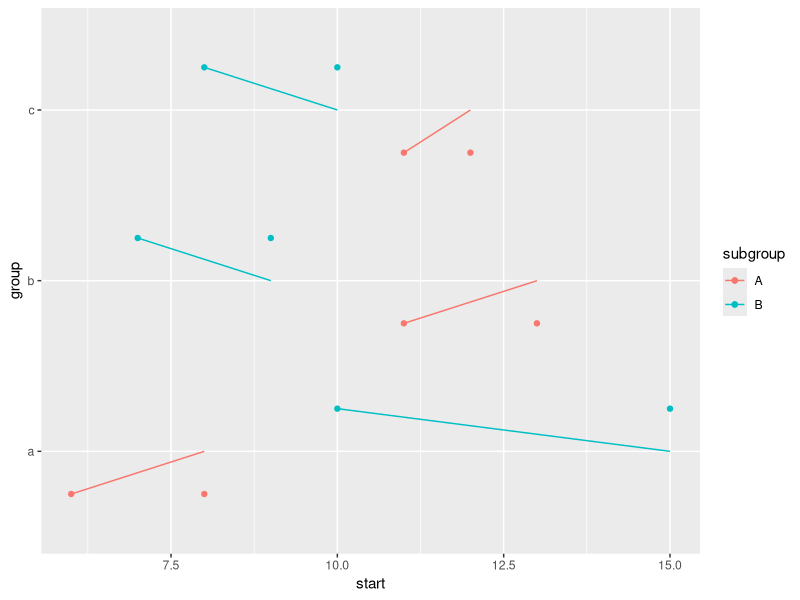
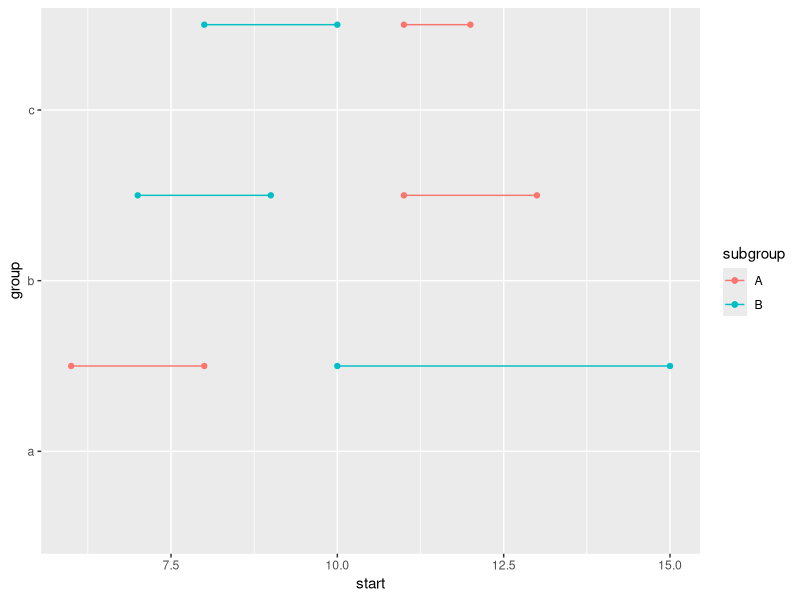
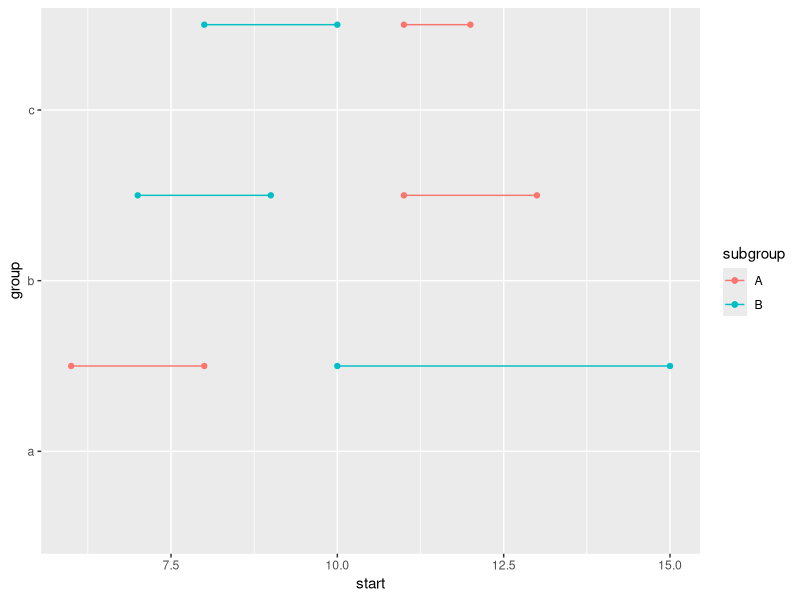

Generate these figures, in order, with R:
## ---- chunk 1
library(tidyverse)
set.seed(1234)

df <- tibble(
    group = rep(letters[1:3], each = 2),
    subgroup = rep(c("A", "B"), 3)
  ) %>%
  mutate(
    start = rpois(6, 10),
    end = start + rpois(6, 3)
  )

ggplot(df) +
  geom_point(
    aes(group, start, color = subgroup),
    position = position_dodge(width = 1)
  ) +
  geom_point(
    aes(group, end, color = subgroup),
    position = position_dodge(width = 1)
  ) +
  geom_segment(
    aes(x = group, xend = group, y = start, yend = end, color = subgroup),
    position = position_dodge(width = 1)
  ) +
  coord_flip()
## ---- chunk 2
ggplot(df) +
  geom_point(
    aes(group, start, color = subgroup),
    position = position_nudge(x = 0.5, y = 0)
  ) +
  geom_point(
    aes(group, end, color = subgroup),
    position = position_nudge(x = 0.5, y = 0)
  ) +
  geom_segment(
    aes(x = group, xend = group, y = start, yend = end, color = subgroup),
    position = position_nudge(x = 0.5, y = 0)
  ) +
  coord_flip()
## ---- chunk 3
library(tidyverse)

set.seed(1234)

df <- tibble(
    group = rep(letters[1:3], each = 2),
    subgroup = rep(c("A", "B"), 3)
  ) %>%
  mutate(
    start = rpois(6, 10),
    end = start + rpois(6, 3)
  )

ggplot(df) +
  geom_point(
    aes(group, start, color = subgroup),
    position = position_nudge(x = 0.5, y = 0)
  ) +
  geom_point(
    aes(group, end, color = subgroup),
    position = position_nudge(x = 0.5, y = 0)
  ) +
  geom_segment(
    aes(x = group, xend = group, y = start, yend = end, color = subgroup),
    position = position_nudge(x = 0.5, y = 0)
  ) +
  coord_flip()
## ---- chunk 4
#' @param base_size base font size
#' @param base_family base font family
#' @param base_line_size base size for line elements
#' @param base_rect_size base size for rect elements
## ---- chunk 5
#' @param base_size Base font size, in points. Unlike `geom_label` and others, the default unit is in `points`, not `mm`, so adding `.pt` is not needed.
#' @param base_family Base font family.
#' @param base_line_size Base size for line elements, in mm.
#' @param base_rect_size Base size for rect elements, in mm.
